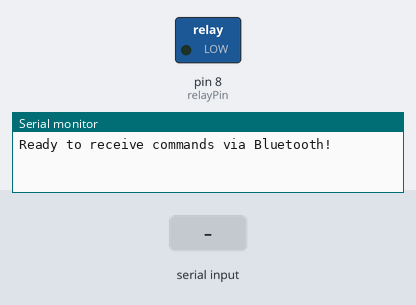
Simulated run of this sketch. Board: Arduino Uno, built with avr-gcc and run on an emulated ATmega328P. Parts: switched loads named in the sketch (green lamp = pin HIGH), the last lines printed to the serial monitor. The test bench sets the inputs (shaded band).

Above: at 1.2 s.
1.3 s: "1" received over Serial
At 1.9 s:
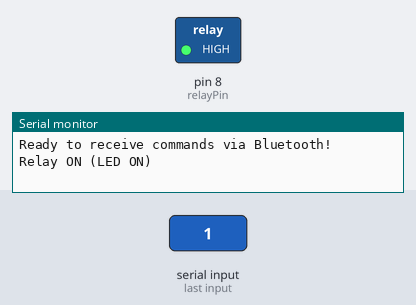
2.8 s: "0" received over Serial
At 3.1 s:
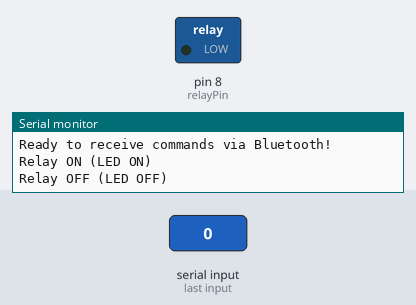
Timing chart, 0 to 5.8 s (numbered marks = the images above; inputs shaded):
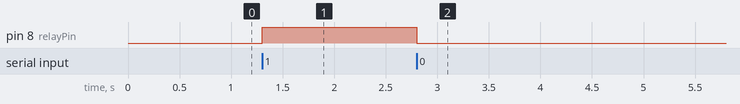

The sketch:

Assignment3.ino
```cpp
char receivedCommand; // To store the command received via Bluetooth
int relayPin = 8;     // Pin connected to the relay IN terminal

void setup() {
  pinMode(relayPin, OUTPUT);  // Set relay pin as output
  digitalWrite(relayPin, LOW); // Ensure relay starts in OFF state

  Serial.begin(9600); // Initialize serial communication for Bluetooth
  Serial.println("Ready to receive commands via Bluetooth!");
}

void loop() {
  // Check if data is available on the Bluetooth connection
  if (Serial.available() > 0) {
    receivedCommand = Serial.read(); // Read the incoming command

    if (receivedCommand == '1') {
      digitalWrite(relayPin, HIGH); // Turn ON the relay
      Serial.println("Relay ON (LED ON)");
    }
    else if (receivedCommand == '0') {
      digitalWrite(relayPin, LOW); // Turn OFF the relay
      Serial.println("Relay OFF (LED OFF)");
    }
  }
}
```

Measured:
- after the input at 1.3 s, pin 8 (relayPin): LOW → HIGH at once
- after the input at 2.8 s, pin 8 (relayPin): HIGH → LOW at once
